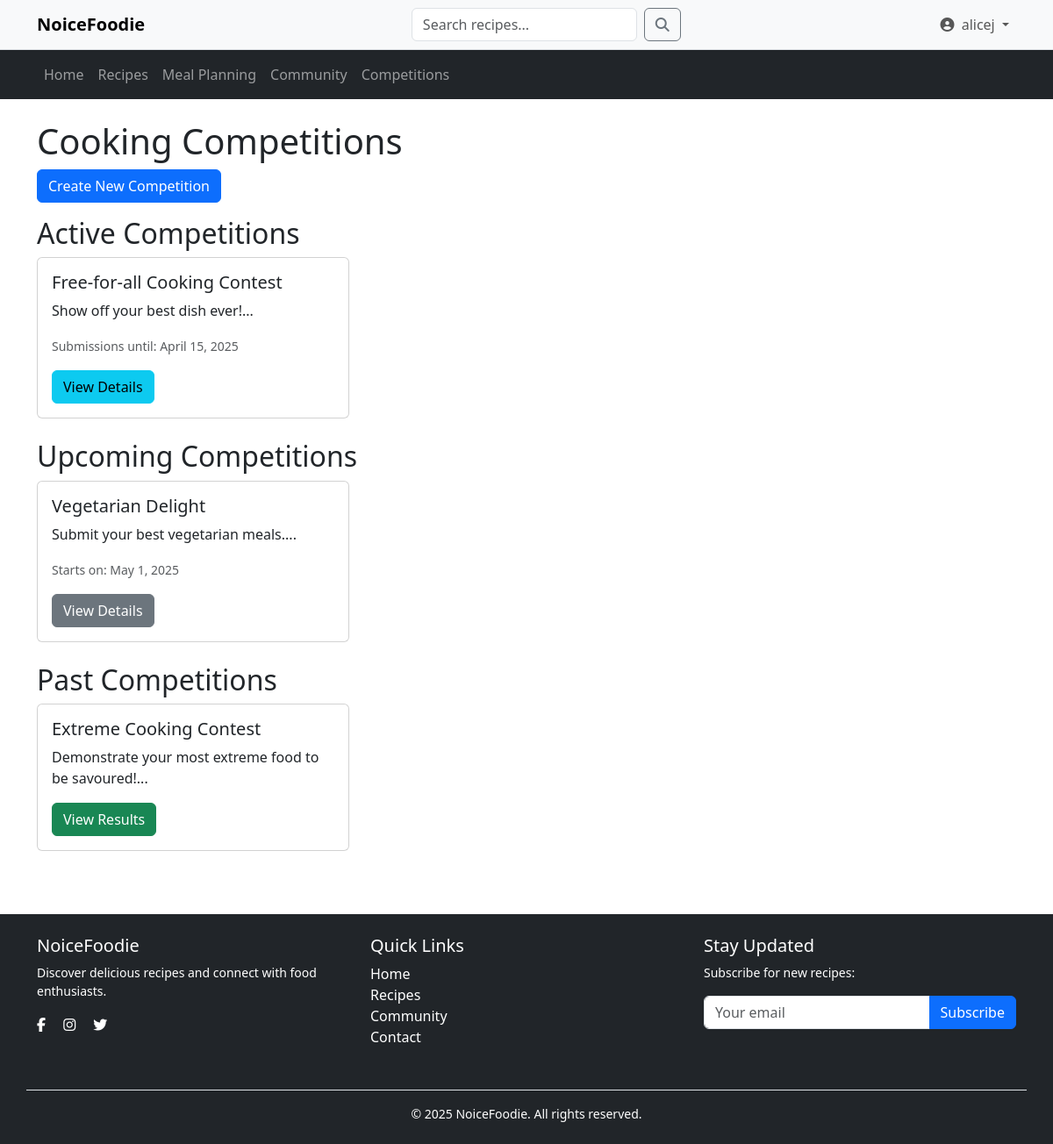
Screenshot of /competition/competitions.php (signed in) with the database file from the repository.
### tables this page shows
CREATE TABLE competitions (
    competition_id INT PRIMARY KEY AUTO_INCREMENT,
    title VARCHAR(255) NOT NULL,
    description TEXT,
    start_date DATETIME NOT NULL,
    end_date DATETIME NOT NULL,
    voting_end_date DATETIME NOT NULL,
    rules TEXT,
    prize_description TEXT,
    status ENUM('upcoming', 'active', 'completed') NOT NULL,
    created_by INT,
    created_at TIMESTAMP DEFAULT CURRENT_TIMESTAMP,
    updated_at TIMESTAMP DEFAULT CURRENT_TIMESTAMP ON UPDATE CURRENT_TIMESTAMP,
    FOREIGN KEY (created_by) REFERENCES usersDB.users(user_id)
);

### competition/competitions.php (the view, shortened to what this page needs)
<?php
require_once '../config/db.php';
$upcoming_sql = "SELECT * FROM competitions WHERE status = 'upcoming' ORDER BY start_date ASC";
$active_sql = "SELECT * FROM competitions WHERE status = 'active' OR status = 'voting' ORDER BY end_date ASC";
$past_sql = "SELECT * FROM competitions WHERE status = 'completed' ORDER BY end_date DESC";
$upcoming_stmt = $competitionDB->query($upcoming_sql);
$upcoming_competitions = $upcoming_stmt->fetchAll(PDO::FETCH_ASSOC);
$active_stmt = $competitionDB->query($active_sql);
$active_competitions = $active_stmt->fetchAll(PDO::FETCH_ASSOC);
$past_stmt = $competitionDB->query($past_sql);
$past_competitions = $past_stmt->fetchAll(PDO::FETCH_ASSOC);
?>
<!DOCTYPE html>
<html lang="en">
<head>
    <link href="https://cdn.jsdelivr.net/npm/bootstrap@5.3.2/dist/css/bootstrap.min.css" rel="stylesheet">
    <link rel="stylesheet" href="https://cdnjs.cloudflare.com/ajax/libs/font-awesome/6.0.0/css/all.min.css">
</head>
<body>
    <?php include_once '../includes/navigation.php'; ?>
    <div class="container mt-4">
        <h1>Cooking Competitions</h1>
        <div class="text-right mb-3">
            <a href="create_competition.php" class="btn btn-primary">Create New Competition</a>
        </div>
        <h2>Active Competitions</h2>
        <?php if (empty($active_competitions)): ?>
            <p>No active competitions at the moment. Check back soon!</p>
        <?php else: ?>
            <div class="row">
                <?php foreach ($active_competitions as $competition): ?>
                    <div class="col-md-4 mb-4">
                        <div class="card">
                            <div class="card-body">
                                <h5 class="card-title"><?= htmlspecialchars($competition['title']) ?></h5>
                                <p class="card-text"><?= substr(htmlspecialchars($competition['description']), 0, 100) ?>...</p>
                                <p class="card-text">
                                    <small class="text-muted">
                                        <?php if ($competition['status'] == 'active'): ?>
                                            Submissions until: <?= date('F j, Y', strtotime($competition['end_date'])) ?>
                                        <?php else: ?>
                                            Voting until: <?= date('F j, Y', strtotime($competition['voting_end_date'])) ?>
                                        <?php endif; ?>
                                    </small>
                                </p>
                                <a href="competition_details.php?id=<?= $competition['competition_id'] ?>" class="btn btn-info">View Details</a>
                            </div>
                        </div>
                    </div>
                <?php endforeach; ?>
            </div>
        <?php endif; ?>
        <h2>Upcoming Competitions</h2>
        <?php if (empty($upcoming_competitions)): ?>
            <p>No upcoming competitions at the moment. Check back soon!</p>
        <?php else: ?>
            <div class="row">
                <?php foreach ($upcoming_competitions as $competition): ?>
                    <div class="col-md-4 mb-4">
                        <div class="card">
                            <div class="card-body">
                                <h5 class="card-title"><?= htmlspecialchars($competition['title']) ?></h5>
                                <p class="card-text"><?= substr(htmlspecialchars($competition['description']), 0, 100) ?>...</p>
                                <p class="card-text">
                                    <small class="text-muted">
                                        Starts on: <?= date('F j, Y', strtotime($competition['start_date'])) ?>
                                    </small>
                                </p>
                                <a href="competition_details.php?id=<?= $competition['competition_id'] ?>" class="btn btn-secondary">View Details</a>
                            </div>
                        </div>
                    </div>
                <?php endforeach; ?>
            </div>
        <?php endif; ?>
        <h2>Past Competitions</h2>
        <?php if (empty($past_competitions)): ?>
            <p>No past competitions yet.</p>
        <?php else: ?>
            <div class="row">
                <?php foreach ($past_competitions as $competition): ?>
                    <div class="col-md-4 mb-4">
                        <div class="card">
                            <div class="card-body">
                                <h5 class="card-title"><?= htmlspecialchars($competition['title']) ?></h5>
                                <p class="card-text"><?= substr(htmlspecialchars($competition['description']), 0, 100) ?>...</p>
                                <a href="results.php?id=<?= $competition['competition_id'] ?>" class="btn btn-success">View Results</a>
                            </div>
                        </div>
                    </div>
                <?php endforeach; ?>
            </div>
        <?php endif; ?>
    </div>
    <?php require_once '../includes/footer.php'; ?>
</body>
</html>

### rows the page displays
competitions: title "Free-for-all Cooking Contest", description "Show off your best dish ever!", end_date "April 15, 2025"
competitions: title "Vegetarian Delight", description "Submit your best vegetarian meals.", start_date "May 1, 2025"
competitions: title "Extreme Cooking Contest", description "Demonstrate your most extreme food to be savoured!"

### other values shown
$_SESSION['username'] "alicej"
